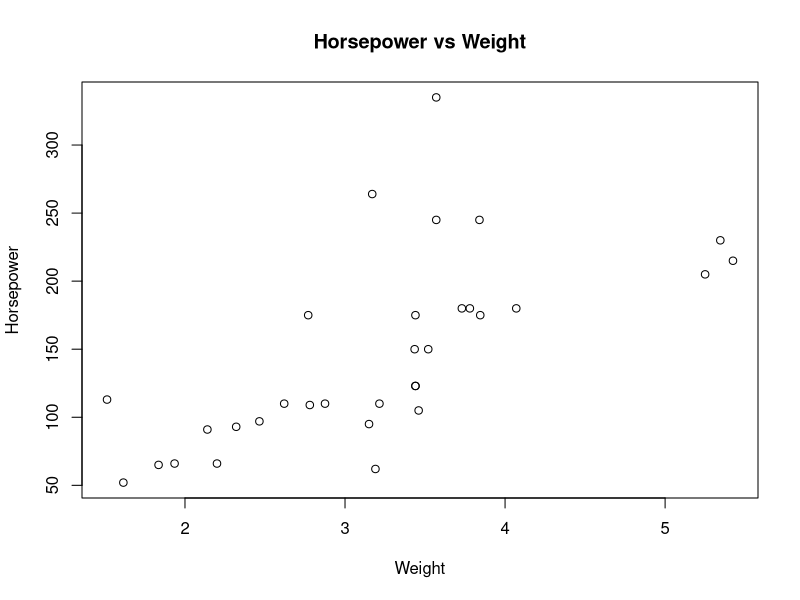

The R script that drew this image:
## ---- chunk 1
knitr::opts_chunk$set(echo = TRUE)
## ---- chunk 2
data("mtcars") # this dataset presents various features for 32 different cars 
## ---- chunk 3
head(mtcars) # shows the first few rows of the dataset
str(mtcars) # gives info about the variables in data
ncol(mtcars) # outputs the number of columns (aka the number of features)
nrow(mtcars) # outputs the number of rows (aka the number of data points)
summary(mtcars) # summarizes the data
?mtcars # gives more info about dataset
mtcars$hp # outputs the horsepower for each datapoint
var(mtcars$hp) # outputs the variance of car horsepowers
plot(mtcars$wt, mtcars$hp, main = "Horsepower vs Weight", xlab = "Weight", ylab = "Horsepower") # plots the horsepower of the cars versus weight of the cars
model = lm(mtcars$hp ~ mtcars$wt) # creates a linear regression model where horsepower is the response variable and weight is the explanatory variable
summary(model) # prints a summary of model which includes the y-intercept = -1.821, the slope = 46.160, and the adjusted R-squared = 0.4151
